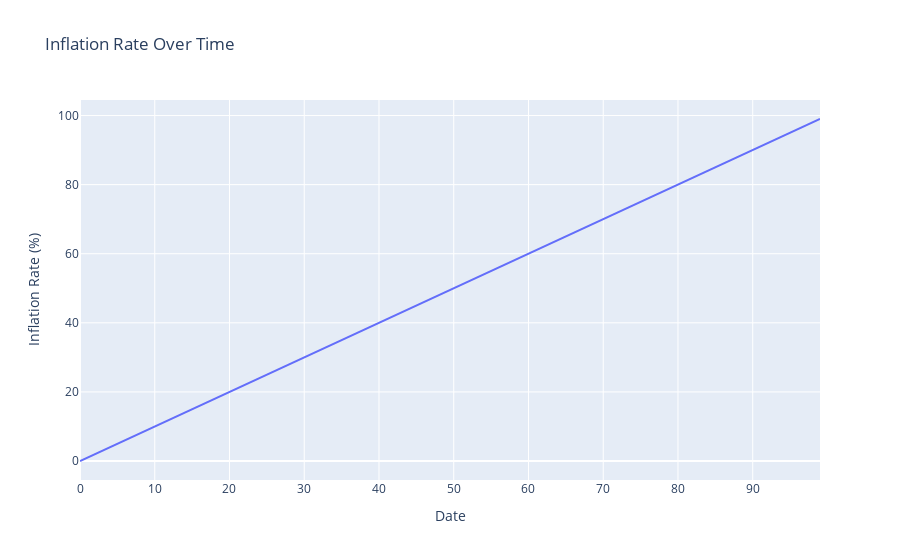

This figure's notebook cell:
### Code cell
#install nbformat >= 4.2.0

#import plotly library 
import plotly.graph_objects as go
import plotly.io as pio

#create random test chart 
fig = go.Figure()
fig.add_trace(go.Scatter(x=list(range(0, 100)), y=list(range(0, 100)), mode='lines', name='Inflation Rate'))
fig.update_layout(title='Inflation Rate Over Time',
                  xaxis_title='Date',
                  yaxis_title='Inflation Rate (%)')
fig.show()
simple_list = list(range(1, 101))
print(simple_list)
#create simple list of numbers 1 to 100

### Figure 1 — Plotly figure (JSON) as saved in the notebook; plotly's stock layout.template omitted (floating-point values rounded to 4 significant figures)
{"data": [{"mode": "lines", "name": "Inflation Rate", "type": "scatter", "x": [0, 1, 2, 3, 4, 5, 6, 7, 8, 9, 10, 11, 12, 13, 14, 15, 16, 17, 18, 19, 20, 21, 22, 23, 24, 25, 26, 27, 28, 29, 30, 31, 32, 33, 34, 35, 36, 37, 38, 39, 40, 41, 42, 43, 44, 45, 46, 47, 48, 49, 50, 51, 52, 53, 54, 55, 56, 57, 58, 59, 60, 61, 62, 63, 64, 65, 66, 67, 68, 69, 70, 71, 72, 73, 74, 75, 76, 77, 78, 79, 80, 81, 82, 83, 84, 85, 86, 87, 88, 89, 90, 91, 92, 93, 94, 95, 96, 97, 98, 99], "y": [0, 1, 2, 3, 4, 5, 6, 7, 8, 9, 10, 11, 12, 13, 14, 15, 16, 17, 18, 19, 20, 21, 22, 23, 24, 25, 26, 27, 28, 29, 30, 31, 32, 33, 34, 35, 36, 37, 38, 39, 40, 41, 42, 43, 44, 45, 46, 47, 48, 49, 50, 51, 52, 53, 54, 55, 56, 57, 58, 59, 60, 61, 62, 63, 64, 65, 66, 67, 68, 69, 70, 71, 72, 73, 74, 75, 76, 77, 78, 79, 80, 81, 82, 83, 84, 85, 86, 87, 88, 89, 90, 91, 92, 93, 94, 95, 96, 97, 98, 99]}], "layout": {"title": {"text": "Inflation Rate Over Time"}, "xaxis": {"title": {"text": "Date"}}, "yaxis": {"title": {"text": "Inflation Rate (%)"}}}}
